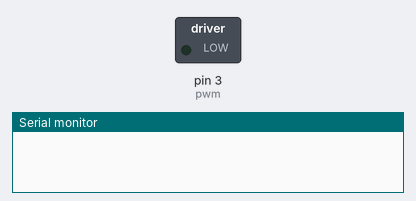
This sketch was run on a simulated Arduino Uno, built with avr-gcc and run on an emulated ATmega328P. Shown: switched loads named in the sketch (green lamp = pin HIGH), the last lines printed to the serial monitor.

Above: at 0.05 s.
At 5.85 s:
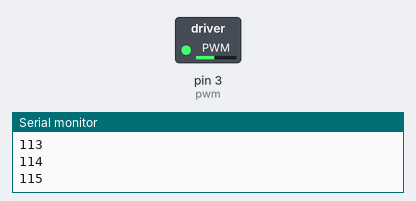
At 11.65 s:
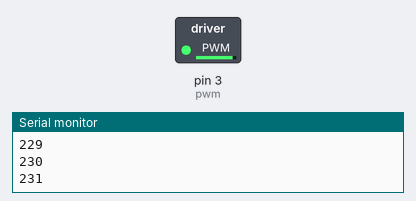
At 23.25 s:
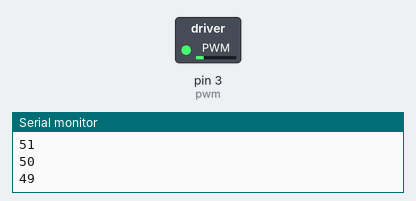
Timing chart, 0 to 33.4 s (numbered marks = the images above):
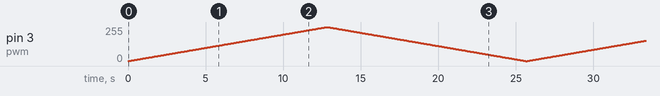

The sketch:

motorDC_p1.ino
```cpp
const int pwm=3;

void setup()

{
  Serial.begin(9600);
  pinMode(pwm,OUTPUT);
}

void loop()
{
    for(int x=0; x<=255; x++)
  {
    analogWrite(pwm,x);
    delay(50);
    Serial.println(x);
  }

  for(int x=255; x>=0; x--)

  {
    analogWrite(pwm,x);
    delay(50);
    Serial.println(x);
  }

}
```
